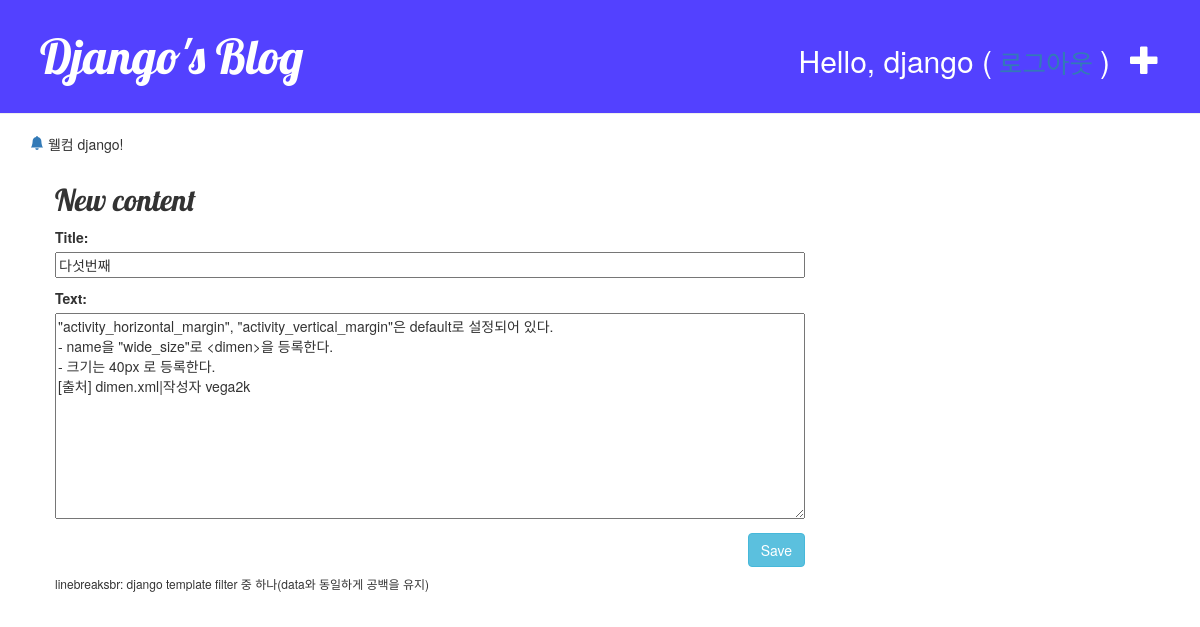
The app's page /post/5/edit/ (signed in) with its own data.
### blog/models.py (models this page shows, shortened)
class Post(models.Model):
    author = models.ForeignKey('auth.User', on_delete=models.CASCADE)
    title = models.CharField(max_length=200, validators=[min_length_3_validator]) # 유효성검사 함수
    text = models.TextField()
    created_date = models.DateTimeField(default=timezone.now)
    published_date = models.DateTimeField(blank=True, null=True)

### blog/views.py (the view)
# urls.py: path('post/<int:pk>/edit/', views.post_edit, name='post_edit'),
@login_required
def post_edit(request, pk):
    post = get_object_or_404(Post, pk=pk) # DB에서 pk에 매칭되는 Post 객체를 가져온다.
    if request.method == 'POST':
        form = PostModelForm(request.POST, instance=post)
        if form.is_valid():
            post = form.save(commit=False)
            post.author = request.user
            post.published_date = timezone.now()
            post.save()
            return redirect('post_detail', pk=post.pk)
    else:
        form = PostModelForm(instance=post)
    return render(request, 'blog/post_edit.html', {'form': form})

### blog/forms.py
class PostModelForm(forms.ModelForm):
    class Meta:
        model = Post
        fields = ('title', 'text',) # tuple

### blog/templates/blog/post_edit.html (shortened to what this page needs)
{% extends 'blog/base.html' %}
{% block content %}
    <h2>New content</h2>
    <form method="POST" class="post-form">
        {{ form.as_p }}
        <button type="submit" class="save btn btn-info">Save</button>
    </form>
{% endblock %}

### blog/templates/blog/base.html (shortened to what this page needs)
<!DOCTYPE html>
{% load static %}
<html lang="ko">
<head>
    <link rel="stylesheet" href="https://stackpath.bootstrapcdn.com/bootstrap/3.4.1/css/bootstrap.min.css">
    <link rel="stylesheet" href="{% static 'css/blog.css' %}">
</head>
<body>
    <div class="page-header">
        {% if user.is_authenticated %}
             <a href="{% url 'post_new' %}" class="top-menu">
            <span class="glyphicon glyphicon-plus"></span></a>
            <p class="top-menu login-user">Hello, {{ user.username }} (<small>
                <a href="{%url 'logout' %}?next={{ request.path }}">로그아웃</a>
            </small>)</p>
        {% else %}
             <a href="{% url 'login' %}" class="top-menu">
             <span class="glyphicon glyphicon-lock"></span></a>
        {% endif %}
        <h1><a href="/">Django's Blog</a></h1>
    </div>
    <div class="container">
        {% if user.is_authenticated %}
        <p>
            <a href="/"><svg width="1em" height="1em" viewBox="0 0 16 16" class="bi bi-bell-fill" fill="currentColor" xmlns="http://www.w3.org/2000/svg">
                <path d="M8 16a2 2 0 0 0 2-2H6a2 2 0 0 0 2 2zm.995-14.901a1 1 0 1 0-1.99 0A5.002 5.002 0 0 0 3 6c0 1.098-.5 6-2 7h14c-1.5-1-2-5.902-2-7 0-2.42-1.72-4.44-4.005-4.901z"/>
            </svg></a>
            웰컴 {{ user.username }}!
        </p>
        {% endif %}
    </div>
        <div class="content container">
            <div class="row">
                <div class="col-md-8">
                    {% block content %}
                    {% endblock %}
                </div>
            </div>
            <h6>linebreaksbr: django template filter 중 하나(data와 동일하게 공백을 유지)</h6>
        </div>
</body>
</html>

### blog/static/css/blog.css (style rules this page uses)
.page-header { margin-top: 0px; background-color: #5341FF ; padding: 10px 20px 20px 40px; }
.page-header h1, .page-header h1 a, .page-header h1 a:visited, .page-header h1 a:active { color: white; font-size: 36pt; text-decoration: none; }
h1,h2,h3,h4 { font-family: 'Lobster', cursive; }
.content { margin-left: 40px; }
.post-form textarea, .post-form input { width: 100%; }
.top-menu, .top-menu:hover, .top-menu:visited { float: right; color: white; margin-top: 30px; margin-right: 20px; font-size: 30px; }
.save { float: right; }

### records on screen
Post: title "다섯번째", text "\"activity_horizontal_margin\", \"activity_vertical_margin\"은 default로 설정되어 있다. - name을 \"wide_size\"로 <dimen>을 등록한다. - 크기는 40px 로 등록한다. [출처] dimen.xml|작성자 vega2k"

### other values on screen
{{ user.username }} "django"
